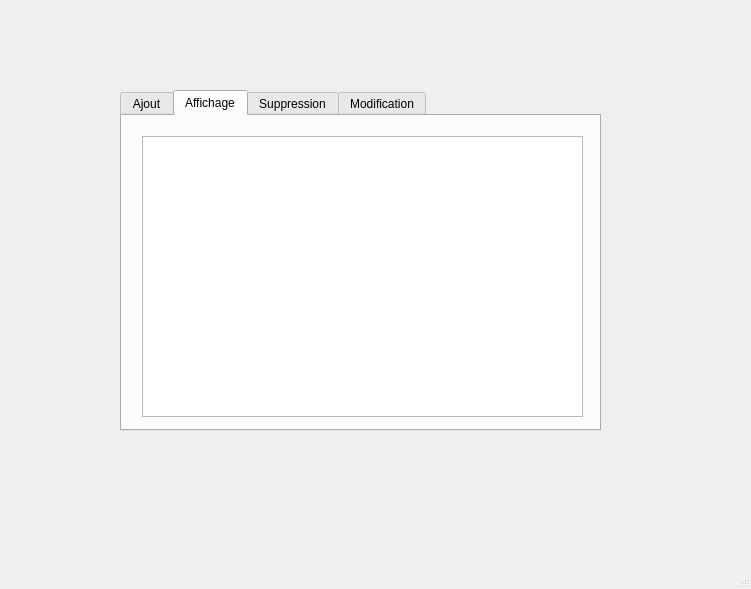
<?xml version="1.0" encoding="UTF-8"?>
<ui version="4.0">
 <class>MainWindow</class>
 <widget class="QMainWindow" name="MainWindow">
  <property name="geometry">
   <rect>
    <x>0</x>
    <y>0</y>
    <width>751</width>
    <height>589</height>
   </rect>
  </property>
  <property name="windowTitle">
   <string>Gestion des fournisseurs</string>
  </property>
  <property name="autoFillBackground">
   <bool>false</bool>
  </property>
  <property name="styleSheet">
   <string notr="true">#sidebarFrame {
background: #bebebe;
border: none;
border-right: 1px solid black;
}
QFrame.SidebarFrame {
border-bottom-left-radius: 10px;
border-bottom-right-radius: 10px;
border: 1px solid black;
background: #fcfcfc
}</string>
  </property>
  <widget class="QWidget" name="centralwidget">
   <widget class="QTabWidget" name="tabWidget">
    <property name="geometry">
     <rect>
      <x>120</x>
      <y>90</y>
      <width>481</width>
      <height>341</height>
     </rect>
    </property>
    <property name="currentIndex">
     <number>1</number>
    </property>
    <widget class="QWidget" name="tab">
     <attribute name="title">
      <string>Ajout</string>
     </attribute>
     <widget class="QGroupBox" name="groupBox">
      <property name="geometry">
       <rect>
        <x>10</x>
        <y>10</y>
        <width>431</width>
        <height>271</height>
       </rect>
      </property>
      <property name="title">
       <string>Ajouter un fournisseur d'énergies renouvelables</string>
      </property>
      <widget class="QLabel" name="label">
       <property name="geometry">
        <rect>
         <x>10</x>
         <y>40</y>
         <width>56</width>
         <height>16</height>
        </rect>
       </property>
       <property name="text">
        <string>ID</string>
       </property>
      </widget>
      <widget class="QLabel" name="label_2">
       <property name="geometry">
        <rect>
         <x>10</x>
         <y>100</y>
         <width>56</width>
         <height>16</height>
        </rect>
       </property>
       <property name="text">
        <string>Type</string>
       </property>
      </widget>
      <widget class="QLabel" name="label_3">
       <property name="geometry">
        <rect>
         <x>10</x>
         <y>160</y>
         <width>141</width>
         <height>16</height>
        </rect>
       </property>
       <property name="text">
        <string>Quantité d'énergie reçue</string>
       </property>
      </widget>
      <widget class="QLineEdit" name="le_id">
       <property name="geometry">
        <rect>
         <x>160</x>
         <y>40</y>
         <width>113</width>
         <height>22</height>
        </rect>
       </property>
      </widget>
      <widget class="QLineEdit" name="le_type">
       <property name="geometry">
        <rect>
         <x>160</x>
         <y>100</y>
         <width>113</width>
         <height>22</height>
        </rect>
       </property>
      </widget>
      <widget class="QLineEdit" name="le_qer">
       <property name="geometry">
        <rect>
         <x>160</x>
         <y>160</y>
         <width>113</width>
         <height>22</height>
        </rect>
       </property>
      </widget>
      <widget class="QPushButton" name="pb_ajouter">
       <property name="geometry">
        <rect>
         <x>310</x>
         <y>130</y>
         <width>93</width>
         <height>28</height>
        </rect>
       </property>
       <property name="text">
        <string>Ajouter</string>
       </property>
      </widget>
      <widget class="QLabel" name="label_4">
       <property name="geometry">
        <rect>
         <x>10</x>
         <y>220</y>
         <width>56</width>
         <height>16</height>
        </rect>
       </property>
       <property name="text">
        <string>Coût</string>
       </property>
      </widget>
      <widget class="QLineEdit" name="le_cout">
       <property name="geometry">
        <rect>
         <x>160</x>
         <y>220</y>
         <width>113</width>
         <height>22</height>
        </rect>
       </property>
      </widget>
     </widget>
    </widget>
    <widget class="QWidget" name="tab_2">
     <attribute name="title">
      <string>Affichage</string>
     </attribute>
     <widget class="QTableView" name="tab_fournisseur">
      <property name="geometry">
       <rect>
        <x>20</x>
        <y>20</y>
        <width>441</width>
        <height>281</height>
       </rect>
      </property>
     </widget>
    </widget>
    <widget class="QWidget" name="tab_3">
     <attribute name="title">
      <string>Suppression</string>
     </attribute>
     <widget class="QLabel" name="label_5">
      <property name="geometry">
       <rect>
        <x>25</x>
        <y>140</y>
        <width>71</width>
        <height>20</height>
       </rect>
      </property>
      <property name="text">
       <string>Identifiant</string>
      </property>
     </widget>
     <widget class="QLineEdit" name="le_id_supp">
      <property name="geometry">
       <rect>
        <x>120</x>
        <y>140</y>
        <width>113</width>
        <height>22</height>
       </rect>
      </property>
     </widget>
     <widget class="QPushButton" name="pb_supp">
      <property name="geometry">
       <rect>
        <x>310</x>
        <y>140</y>
        <width>93</width>
        <height>28</height>
       </rect>
      </property>
      <property name="text">
       <string>Supprimer</string>
      </property>
     </widget>
    </widget>
    <widget class="QWidget" name="tab_4">
     <attribute name="title">
      <string>Modification</string>
     </attribute>
     <widget class="QGroupBox" name="groupBox_2">
      <property name="geometry">
       <rect>
        <x>10</x>
        <y>10</y>
        <width>431</width>
        <height>271</height>
       </rect>
      </property>
      <property name="title">
       <string>Modifier les informations d'un fournisseur d'énergies renouvelables</string>
      </property>
      <widget class="QLabel" name="label_6">
       <property name="geometry">
        <rect>
         <x>10</x>
         <y>40</y>
         <width>56</width>
         <height>16</height>
        </rect>
       </property>
       <property name="text">
        <string>ID</string>
       </property>
      </widget>
      <widget class="QLabel" name="label_7">
       <property name="geometry">
        <rect>
         <x>10</x>
         <y>100</y>
         <width>56</width>
         <height>16</height>
        </rect>
       </property>
       <property name="text">
        <string>Type</string>
       </property>
      </widget>
      <widget class="QLabel" name="label_8">
       <property name="geometry">
        <rect>
         <x>10</x>
         <y>160</y>
         <width>141</width>
         <height>16</height>
        </rect>
       </property>
       <property name="text">
        <string>Quantité d'énergie reçue</string>
       </property>
      </widget>
      <widget class="QLineEdit" name="le_id_2">
       <property name="geometry">
        <rect>
         <x>160</x>
         <y>40</y>
         <width>113</width>
         <height>22</height>
        </rect>
       </property>
      </widget>
      <widget class="QLineEdit" name="le_type_2">
       <property name="geometry">
        <rect>
         <x>160</x>
         <y>100</y>
         <width>113</width>
         <height>22</height>
        </rect>
       </property>
      </widget>
      <widget class="QLineEdit" name="le_qer_2">
       <property name="geometry">
        <rect>
         <x>160</x>
         <y>160</y>
         <width>113</width>
         <height>22</height>
        </rect>
       </property>
      </widget>
      <widget class="QPushButton" name="pb_modifier">
       <property name="geometry">
        <rect>
         <x>310</x>
         <y>130</y>
         <width>93</width>
         <height>28</height>
        </rect>
       </property>
       <property name="text">
        <string>Modifier</string>
       </property>
      </widget>
      <widget class="QLabel" name="label_9">
       <property name="geometry">
        <rect>
         <x>10</x>
         <y>220</y>
         <width>56</width>
         <height>16</height>
        </rect>
       </property>
       <property name="text">
        <string>Coût</string>
       </property>
      </widget>
      <widget class="QLineEdit" name="le_cout_2">
       <property name="geometry">
        <rect>
         <x>160</x>
         <y>220</y>
         <width>113</width>
         <height>22</height>
        </rect>
       </property>
      </widget>
     </widget>
    </widget>
   </widget>
  </widget>
  <widget class="QMenuBar" name="menubar">
   <property name="geometry">
    <rect>
     <x>0</x>
     <y>0</y>
     <width>751</width>
     <height>26</height>
    </rect>
   </property>
  </widget>
  <widget class="QStatusBar" name="statusbar"/>
 </widget>
 <resources/>
 <connections/>
</ui>
